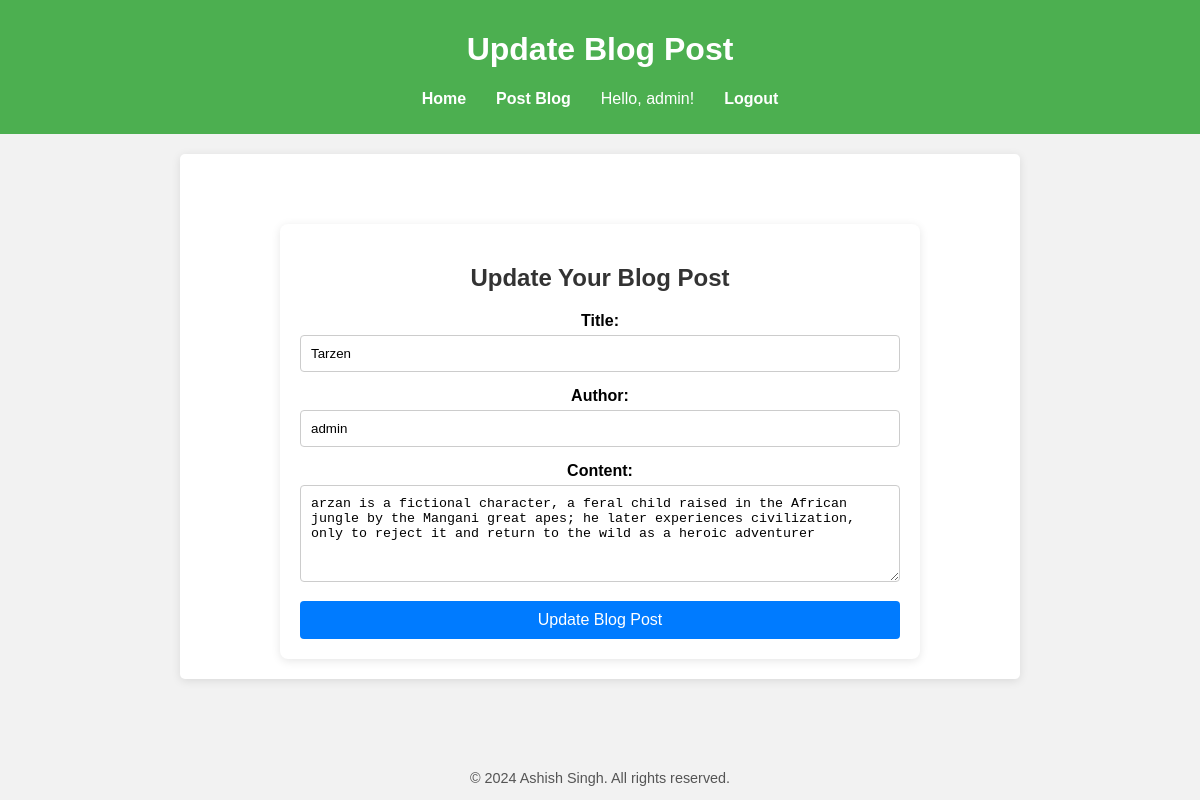
The app's page /update_post/2 (signed in) with its own data.
### app.py (models this page shows, shortened)
class User(UserMixin, db.Model):
    id = db.Column(db.Integer, primary_key=True)
    username = db.Column(db.String(80), unique=True, nullable=False)
    first_name = db.Column(db.String(80), nullable=False)
    last_name = db.Column(db.String(80), nullable=False)
    email = db.Column(db.String(120), unique=True, nullable=False)
    password = db.Column(db.String(128), nullable=False)
    created_at = db.Column(db.DateTime, default=datetime.utcnow)

class BlogPost(db.Model):
    id = db.Column(db.Integer, primary_key=True)
    title = db.Column(db.String(200), nullable=False)
    author = db.Column(db.String(100), nullable=False)
    content = db.Column(db.Text(), nullable=False)
    pub_date = db.Column(db.DateTime, default=datetime.utcnow)
    image_url = db.Column(db.String(200))  # Optional: URL to the image for the blog post

### app.py (the view, shortened to what this page needs)
@app.route('/update_post/<int:post_id>', methods=['GET', 'POST'])
@login_required
def update_post(post_id):
    post = BlogPost.query.get_or_404(post_id)
    return render_template('update_post.html', post=post)

### app.py (called while the page is built)
@login_manager.user_loader
def load_user(user_id):
    return User.query.get(int(user_id))

### templates/update_post.html (shortened to what this page needs)
{% extends "base.html" %}
{% block header %}Update Blog Post{% endblock %}
{% block content %}
<div class="container">
    <h2>Update Your Blog Post</h2>
    <form action="{{ url_for('update_post', post_id=post.id) }}" method="POST">
        <div class="form-group">
            <label for="title">Title:</label>
            <input type="text" id="title" name="title" value="{{ post.title }}" required class="form-control">
        </div>
        <div class="form-group">
            <label for="author">Author:</label>
            <input type="text" id="author" name="author" value="{{ post.author }}" readonly class="form-control">
        </div>
        <div class="form-group">
            <label for="content">Content:</label>
            <textarea id="content" name="content" rows="5" required class="form-control">{{ post.content }}</textarea>
        </div>
        <button type="submit" class="btn btn-primary">Update Blog Post</button>
    </form>
</div>
{% endblock %}

### templates/base.html (shortened to what this page needs)
<!DOCTYPE html>
<html lang="en">
<head>
</head>
<body>
    <header>
        <h1>{% block header %}Welcome to Our Homepage{% endblock header %}</h1>
        <nav>
            <ul>
                <li><a href="/">Home</a></li>
                <li><a href="/blog/create">Post Blog</a></li>
                {% if current_user.is_authenticated %}
                    <li><span>Hello, {{ current_user.username }}!</span></li>
                    <li><a href="/logout">Logout</a></li>
                {% else %}
                    <li><a href="/login">Login</a></li>
                    <li><a href="/register">Register</a></li>
                {% endif %}
            </ul>
        </nav>
    </header>
    <main>
        {% block content %}{% endblock %}
    </main>
    <footer>
        <p>&copy; 2024 Ashish Singh. All rights reserved.</p>
    </footer>
</body>
</html>

### templates/base.html (style rules this page uses)
body { font-family: Arial, sans-serif; background-color: #f4f4f4; margin: 0; padding: 0; display: flex; flex-direction: column; min-height: 100vh; }
header { background-color: #4CAF50; color: white; padding: 10px 0; text-align: center; width: 100%; position: relative; z-index: 1000; }
nav { margin-top: 10px; }
nav ul { list-style-type: none; padding: 0; display: flex; justify-content: center; }
nav ul li { margin: 0 15px; }
nav ul li a { color: white; text-decoration: none; font-weight: bold; }
main { margin: 20px auto; text-align: center; max-width: 800px; width: 100%; padding: 20px; background: white; border-radius: 5px; box-shadow: 0 2px 10px rgba(0, 0, 0, 0.1); }
footer { margin-top: auto; text-align: center; font-size: 0.9em; color: #555; }

### templates/update_post.html (style rules this page uses)
body { background-color: #f2f2f2; font-family: Arial, sans-serif; }
.container { max-width: 600px; margin: auto; padding: 20px; background: white; border-radius: 8px; box-shadow: 0 2px 10px rgba(0, 0, 0, 0.1); margin-top: 50px; }
h2 { text-align: center; color: #333; margin-bottom: 20px; }
.form-group { margin-bottom: 15px; }
label { display: block; margin-bottom: 5px; font-weight: bold; }
.form-control { width: 100%; padding: 10px; border: 1px solid #ccc; border-radius: 4px; box-sizing: border-box; transition: border-color 0.3s; }
.btn { width: 100%; padding: 10px; background-color: #007bff; color: white; border: none; border-radius: 4px; cursor: pointer; transition: background-color 0.3s; font-size: 16px; }

### records on screen
User: username "admin"
BlogPost: title "Tarzen", author "admin", content "arzan is a fictional character, a feral child raised in the African jungle by the Mangani great apes; he later experiences civilization, only to reject it and return to the wild as a heroic adventurer"
